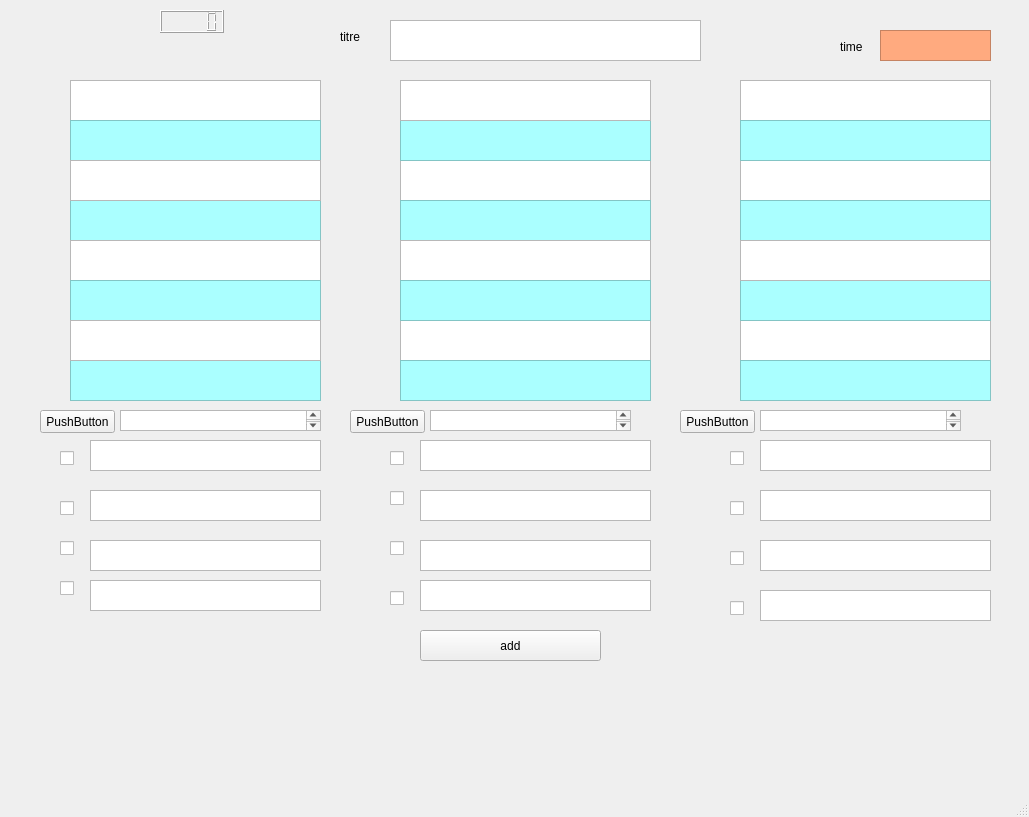
<?xml version="1.0" encoding="UTF-8"?>
<ui version="4.0">
 <class>MainWindow</class>
 <widget class="QMainWindow" name="MainWindow">
  <property name="geometry">
   <rect>
    <x>0</x>
    <y>0</y>
    <width>1029</width>
    <height>817</height>
   </rect>
  </property>
  <property name="windowTitle">
   <string>MainWindow</string>
  </property>
  <widget class="QWidget" name="centralwidget">
   <widget class="QTextEdit" name="choi11">
    <property name="geometry">
     <rect>
      <x>90</x>
      <y>440</y>
      <width>231</width>
      <height>31</height>
     </rect>
    </property>
   </widget>
   <widget class="QTextEdit" name="choi12">
    <property name="geometry">
     <rect>
      <x>90</x>
      <y>490</y>
      <width>231</width>
      <height>31</height>
     </rect>
    </property>
   </widget>
   <widget class="QTextEdit" name="choi13">
    <property name="geometry">
     <rect>
      <x>90</x>
      <y>540</y>
      <width>231</width>
      <height>31</height>
     </rect>
    </property>
   </widget>
   <widget class="QTextEdit" name="choi14">
    <property name="geometry">
     <rect>
      <x>90</x>
      <y>580</y>
      <width>231</width>
      <height>31</height>
     </rect>
    </property>
   </widget>
   <widget class="QPushButton" name="pushButton">
    <property name="geometry">
     <rect>
      <x>420</x>
      <y>630</y>
      <width>181</width>
      <height>31</height>
     </rect>
    </property>
    <property name="text">
     <string>add</string>
    </property>
   </widget>
   <widget class="QTextEdit" name="choi24">
    <property name="geometry">
     <rect>
      <x>420</x>
      <y>580</y>
      <width>231</width>
      <height>31</height>
     </rect>
    </property>
   </widget>
   <widget class="QTextEdit" name="choi21">
    <property name="geometry">
     <rect>
      <x>420</x>
      <y>440</y>
      <width>231</width>
      <height>31</height>
     </rect>
    </property>
   </widget>
   <widget class="QTextEdit" name="choi22">
    <property name="geometry">
     <rect>
      <x>420</x>
      <y>490</y>
      <width>231</width>
      <height>31</height>
     </rect>
    </property>
   </widget>
   <widget class="QTextEdit" name="choi23">
    <property name="geometry">
     <rect>
      <x>420</x>
      <y>540</y>
      <width>231</width>
      <height>31</height>
     </rect>
    </property>
   </widget>
   <widget class="QTextEdit" name="choi34">
    <property name="geometry">
     <rect>
      <x>760</x>
      <y>590</y>
      <width>231</width>
      <height>31</height>
     </rect>
    </property>
   </widget>
   <widget class="QTextEdit" name="choi31">
    <property name="geometry">
     <rect>
      <x>760</x>
      <y>440</y>
      <width>231</width>
      <height>31</height>
     </rect>
    </property>
   </widget>
   <widget class="QTextEdit" name="choi32">
    <property name="geometry">
     <rect>
      <x>760</x>
      <y>490</y>
      <width>231</width>
      <height>31</height>
     </rect>
    </property>
   </widget>
   <widget class="QTextEdit" name="choi33">
    <property name="geometry">
     <rect>
      <x>760</x>
      <y>540</y>
      <width>231</width>
      <height>31</height>
     </rect>
    </property>
   </widget>
   <widget class="QTextEdit" name="def11">
    <property name="geometry">
     <rect>
      <x>70</x>
      <y>80</y>
      <width>251</width>
      <height>41</height>
     </rect>
    </property>
   </widget>
   <widget class="QTextEdit" name="eq11">
    <property name="geometry">
     <rect>
      <x>70</x>
      <y>120</y>
      <width>251</width>
      <height>41</height>
     </rect>
    </property>
    <property name="styleSheet">
     <string notr="true">background-color: rgb(170, 255, 255);</string>
    </property>
    <property name="html">
     <string>&lt;!DOCTYPE HTML PUBLIC &quot;-//W3C//DTD HTML 4.0//EN&quot; &quot;http://www.w3.org/TR/REC-html40/strict.dtd&quot;&gt;
&lt;html&gt;&lt;head&gt;&lt;meta name=&quot;qrichtext&quot; content=&quot;1&quot; /&gt;&lt;style type=&quot;text/css&quot;&gt;
p, li { white-space: pre-wrap; }
&lt;/style&gt;&lt;/head&gt;&lt;body style=&quot; font-family:'MS Shell Dlg 2'; font-size:8.25pt; font-weight:400; font-style:normal;&quot;&gt;
&lt;p style=&quot;-qt-paragraph-type:empty; margin-top:0px; margin-bottom:0px; margin-left:0px; margin-right:0px; -qt-block-indent:0; text-indent:0px; font-size:8pt;&quot;&gt;&lt;br /&gt;&lt;/p&gt;&lt;/body&gt;&lt;/html&gt;</string>
    </property>
   </widget>
   <widget class="QTextEdit" name="eq12">
    <property name="geometry">
     <rect>
      <x>70</x>
      <y>200</y>
      <width>251</width>
      <height>41</height>
     </rect>
    </property>
    <property name="styleSheet">
     <string notr="true">background-color: rgb(170, 255, 255);</string>
    </property>
   </widget>
   <widget class="QTextEdit" name="def12">
    <property name="geometry">
     <rect>
      <x>70</x>
      <y>160</y>
      <width>251</width>
      <height>41</height>
     </rect>
    </property>
   </widget>
   <widget class="QTextEdit" name="def13">
    <property name="geometry">
     <rect>
      <x>70</x>
      <y>240</y>
      <width>251</width>
      <height>41</height>
     </rect>
    </property>
   </widget>
   <widget class="QTextEdit" name="eq13">
    <property name="geometry">
     <rect>
      <x>70</x>
      <y>280</y>
      <width>251</width>
      <height>41</height>
     </rect>
    </property>
    <property name="styleSheet">
     <string notr="true">background-color: rgb(170, 255, 255);</string>
    </property>
   </widget>
   <widget class="QTextEdit" name="eq14">
    <property name="geometry">
     <rect>
      <x>70</x>
      <y>360</y>
      <width>251</width>
      <height>41</height>
     </rect>
    </property>
    <property name="styleSheet">
     <string notr="true">background-color: rgb(170, 255, 255);</string>
    </property>
   </widget>
   <widget class="QTextEdit" name="def14">
    <property name="geometry">
     <rect>
      <x>70</x>
      <y>320</y>
      <width>251</width>
      <height>41</height>
     </rect>
    </property>
   </widget>
   <widget class="QTextEdit" name="def22">
    <property name="geometry">
     <rect>
      <x>400</x>
      <y>160</y>
      <width>251</width>
      <height>41</height>
     </rect>
    </property>
   </widget>
   <widget class="QTextEdit" name="eq22">
    <property name="geometry">
     <rect>
      <x>400</x>
      <y>200</y>
      <width>251</width>
      <height>41</height>
     </rect>
    </property>
    <property name="styleSheet">
     <string notr="true">background-color: rgb(170, 255, 255);</string>
    </property>
   </widget>
   <widget class="QTextEdit" name="def24">
    <property name="geometry">
     <rect>
      <x>400</x>
      <y>320</y>
      <width>251</width>
      <height>41</height>
     </rect>
    </property>
   </widget>
   <widget class="QTextEdit" name="eq21">
    <property name="geometry">
     <rect>
      <x>400</x>
      <y>120</y>
      <width>251</width>
      <height>41</height>
     </rect>
    </property>
    <property name="styleSheet">
     <string notr="true">background-color: rgb(170, 255, 255);</string>
    </property>
    <property name="html">
     <string>&lt;!DOCTYPE HTML PUBLIC &quot;-//W3C//DTD HTML 4.0//EN&quot; &quot;http://www.w3.org/TR/REC-html40/strict.dtd&quot;&gt;
&lt;html&gt;&lt;head&gt;&lt;meta name=&quot;qrichtext&quot; content=&quot;1&quot; /&gt;&lt;style type=&quot;text/css&quot;&gt;
p, li { white-space: pre-wrap; }
&lt;/style&gt;&lt;/head&gt;&lt;body style=&quot; font-family:'MS Shell Dlg 2'; font-size:8.25pt; font-weight:400; font-style:normal;&quot;&gt;
&lt;p style=&quot;-qt-paragraph-type:empty; margin-top:0px; margin-bottom:0px; margin-left:0px; margin-right:0px; -qt-block-indent:0; text-indent:0px; font-size:8pt;&quot;&gt;&lt;br /&gt;&lt;/p&gt;&lt;/body&gt;&lt;/html&gt;</string>
    </property>
   </widget>
   <widget class="QTextEdit" name="eq24">
    <property name="geometry">
     <rect>
      <x>400</x>
      <y>360</y>
      <width>251</width>
      <height>41</height>
     </rect>
    </property>
    <property name="styleSheet">
     <string notr="true">background-color: rgb(170, 255, 255);</string>
    </property>
   </widget>
   <widget class="QTextEdit" name="def23">
    <property name="geometry">
     <rect>
      <x>400</x>
      <y>240</y>
      <width>251</width>
      <height>41</height>
     </rect>
    </property>
   </widget>
   <widget class="QTextEdit" name="eq23">
    <property name="geometry">
     <rect>
      <x>400</x>
      <y>280</y>
      <width>251</width>
      <height>41</height>
     </rect>
    </property>
    <property name="styleSheet">
     <string notr="true">background-color: rgb(170, 255, 255);</string>
    </property>
   </widget>
   <widget class="QTextEdit" name="def21">
    <property name="geometry">
     <rect>
      <x>400</x>
      <y>80</y>
      <width>251</width>
      <height>41</height>
     </rect>
    </property>
   </widget>
   <widget class="QTextEdit" name="def32">
    <property name="geometry">
     <rect>
      <x>740</x>
      <y>160</y>
      <width>251</width>
      <height>41</height>
     </rect>
    </property>
   </widget>
   <widget class="QTextEdit" name="def34">
    <property name="geometry">
     <rect>
      <x>740</x>
      <y>320</y>
      <width>251</width>
      <height>41</height>
     </rect>
    </property>
   </widget>
   <widget class="QTextEdit" name="eq33">
    <property name="geometry">
     <rect>
      <x>740</x>
      <y>280</y>
      <width>251</width>
      <height>41</height>
     </rect>
    </property>
    <property name="styleSheet">
     <string notr="true">background-color: rgb(170, 255, 255);</string>
    </property>
   </widget>
   <widget class="QTextEdit" name="eq34">
    <property name="geometry">
     <rect>
      <x>740</x>
      <y>360</y>
      <width>251</width>
      <height>41</height>
     </rect>
    </property>
    <property name="styleSheet">
     <string notr="true">background-color: rgb(170, 255, 255);</string>
    </property>
   </widget>
   <widget class="QTextEdit" name="eq32">
    <property name="geometry">
     <rect>
      <x>740</x>
      <y>200</y>
      <width>251</width>
      <height>41</height>
     </rect>
    </property>
    <property name="styleSheet">
     <string notr="true">background-color: rgb(170, 255, 255);</string>
    </property>
   </widget>
   <widget class="QTextEdit" name="def31">
    <property name="geometry">
     <rect>
      <x>740</x>
      <y>80</y>
      <width>251</width>
      <height>41</height>
     </rect>
    </property>
   </widget>
   <widget class="QTextEdit" name="eq31">
    <property name="geometry">
     <rect>
      <x>740</x>
      <y>120</y>
      <width>251</width>
      <height>41</height>
     </rect>
    </property>
    <property name="styleSheet">
     <string notr="true">background-color: rgb(170, 255, 255);</string>
    </property>
    <property name="html">
     <string>&lt;!DOCTYPE HTML PUBLIC &quot;-//W3C//DTD HTML 4.0//EN&quot; &quot;http://www.w3.org/TR/REC-html40/strict.dtd&quot;&gt;
&lt;html&gt;&lt;head&gt;&lt;meta name=&quot;qrichtext&quot; content=&quot;1&quot; /&gt;&lt;style type=&quot;text/css&quot;&gt;
p, li { white-space: pre-wrap; }
&lt;/style&gt;&lt;/head&gt;&lt;body style=&quot; font-family:'MS Shell Dlg 2'; font-size:8.25pt; font-weight:400; font-style:normal;&quot;&gt;
&lt;p style=&quot;-qt-paragraph-type:empty; margin-top:0px; margin-bottom:0px; margin-left:0px; margin-right:0px; -qt-block-indent:0; text-indent:0px; font-size:8pt;&quot;&gt;&lt;br /&gt;&lt;/p&gt;&lt;/body&gt;&lt;/html&gt;</string>
    </property>
   </widget>
   <widget class="QTextEdit" name="def33">
    <property name="geometry">
     <rect>
      <x>740</x>
      <y>240</y>
      <width>251</width>
      <height>41</height>
     </rect>
    </property>
   </widget>
   <widget class="QCheckBox" name="checkBox">
    <property name="geometry">
     <rect>
      <x>60</x>
      <y>450</y>
      <width>16</width>
      <height>17</height>
     </rect>
    </property>
    <property name="text">
     <string/>
    </property>
   </widget>
   <widget class="QCheckBox" name="checkBox_2">
    <property name="geometry">
     <rect>
      <x>60</x>
      <y>500</y>
      <width>16</width>
      <height>17</height>
     </rect>
    </property>
    <property name="text">
     <string/>
    </property>
   </widget>
   <widget class="QCheckBox" name="checkBox_3">
    <property name="geometry">
     <rect>
      <x>60</x>
      <y>540</y>
      <width>16</width>
      <height>17</height>
     </rect>
    </property>
    <property name="text">
     <string/>
    </property>
   </widget>
   <widget class="QCheckBox" name="checkBox_4">
    <property name="geometry">
     <rect>
      <x>60</x>
      <y>580</y>
      <width>16</width>
      <height>17</height>
     </rect>
    </property>
    <property name="text">
     <string/>
    </property>
   </widget>
   <widget class="QCheckBox" name="checkBox_5">
    <property name="geometry">
     <rect>
      <x>390</x>
      <y>450</y>
      <width>16</width>
      <height>16</height>
     </rect>
    </property>
    <property name="text">
     <string/>
    </property>
   </widget>
   <widget class="QCheckBox" name="checkBox_6">
    <property name="geometry">
     <rect>
      <x>390</x>
      <y>490</y>
      <width>16</width>
      <height>17</height>
     </rect>
    </property>
    <property name="text">
     <string/>
    </property>
   </widget>
   <widget class="QCheckBox" name="checkBox_7">
    <property name="geometry">
     <rect>
      <x>390</x>
      <y>540</y>
      <width>16</width>
      <height>17</height>
     </rect>
    </property>
    <property name="text">
     <string/>
    </property>
   </widget>
   <widget class="QCheckBox" name="checkBox_8">
    <property name="geometry">
     <rect>
      <x>390</x>
      <y>590</y>
      <width>16</width>
      <height>17</height>
     </rect>
    </property>
    <property name="text">
     <string/>
    </property>
   </widget>
   <widget class="QCheckBox" name="checkBox_9">
    <property name="geometry">
     <rect>
      <x>730</x>
      <y>450</y>
      <width>16</width>
      <height>17</height>
     </rect>
    </property>
    <property name="text">
     <string/>
    </property>
   </widget>
   <widget class="QCheckBox" name="checkBox_10">
    <property name="geometry">
     <rect>
      <x>730</x>
      <y>500</y>
      <width>16</width>
      <height>17</height>
     </rect>
    </property>
    <property name="text">
     <string/>
    </property>
   </widget>
   <widget class="QCheckBox" name="checkBox_11">
    <property name="geometry">
     <rect>
      <x>730</x>
      <y>550</y>
      <width>16</width>
      <height>17</height>
     </rect>
    </property>
    <property name="text">
     <string/>
    </property>
   </widget>
   <widget class="QCheckBox" name="checkBox_12">
    <property name="geometry">
     <rect>
      <x>730</x>
      <y>600</y>
      <width>16</width>
      <height>16</height>
     </rect>
    </property>
    <property name="text">
     <string/>
    </property>
   </widget>
   <widget class="QTextEdit" name="titre">
    <property name="geometry">
     <rect>
      <x>390</x>
      <y>20</y>
      <width>311</width>
      <height>41</height>
     </rect>
    </property>
   </widget>
   <widget class="QLabel" name="label">
    <property name="geometry">
     <rect>
      <x>340</x>
      <y>30</y>
      <width>46</width>
      <height>13</height>
     </rect>
    </property>
    <property name="text">
     <string>titre</string>
    </property>
   </widget>
   <widget class="QTextEdit" name="img1">
    <property name="geometry">
     <rect>
      <x>120</x>
      <y>410</y>
      <width>201</width>
      <height>21</height>
     </rect>
    </property>
   </widget>
   <widget class="QTextEdit" name="img2">
    <property name="geometry">
     <rect>
      <x>430</x>
      <y>410</y>
      <width>201</width>
      <height>21</height>
     </rect>
    </property>
   </widget>
   <widget class="QTextEdit" name="img3">
    <property name="geometry">
     <rect>
      <x>760</x>
      <y>410</y>
      <width>201</width>
      <height>21</height>
     </rect>
    </property>
   </widget>
   <widget class="QPushButton" name="imgBtn1">
    <property name="geometry">
     <rect>
      <x>40</x>
      <y>410</y>
      <width>75</width>
      <height>23</height>
     </rect>
    </property>
    <property name="text">
     <string>PushButton</string>
    </property>
   </widget>
   <widget class="QPushButton" name="imgBtn3">
    <property name="geometry">
     <rect>
      <x>680</x>
      <y>410</y>
      <width>75</width>
      <height>23</height>
     </rect>
    </property>
    <property name="text">
     <string>PushButton</string>
    </property>
   </widget>
   <widget class="QPushButton" name="imgBtn2">
    <property name="geometry">
     <rect>
      <x>350</x>
      <y>410</y>
      <width>75</width>
      <height>23</height>
     </rect>
    </property>
    <property name="text">
     <string>PushButton</string>
    </property>
   </widget>
   <widget class="QLCDNumber" name="lcdNumber">
    <property name="geometry">
     <rect>
      <x>160</x>
      <y>10</y>
      <width>64</width>
      <height>23</height>
     </rect>
    </property>
   </widget>
   <widget class="QTextEdit" name="time">
    <property name="geometry">
     <rect>
      <x>880</x>
      <y>30</y>
      <width>111</width>
      <height>31</height>
     </rect>
    </property>
    <property name="styleSheet">
     <string notr="true">background-color: rgb(255, 170, 127);</string>
    </property>
   </widget>
   <widget class="QLabel" name="label_2">
    <property name="geometry">
     <rect>
      <x>840</x>
      <y>40</y>
      <width>46</width>
      <height>13</height>
     </rect>
    </property>
    <property name="text">
     <string>time</string>
    </property>
   </widget>
  </widget>
  <widget class="QMenuBar" name="menubar">
   <property name="geometry">
    <rect>
     <x>0</x>
     <y>0</y>
     <width>1029</width>
     <height>21</height>
    </rect>
   </property>
  </widget>
  <widget class="QStatusBar" name="statusbar"/>
 </widget>
 <resources/>
 <connections/>
</ui>
